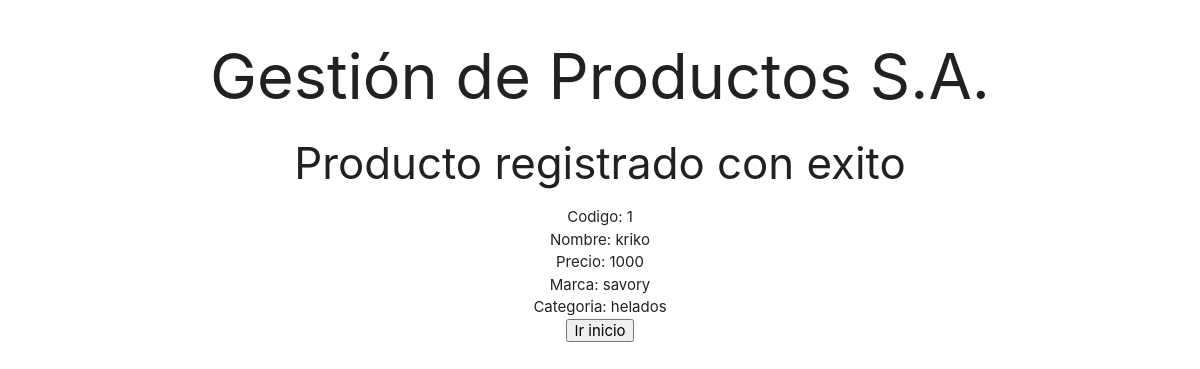
Screenshot of /productos/resultado/1/ with the database file from the repository.
### productos/models.py (models this page shows, shortened)
class Product(models.Model):
    code = models.AutoField(primary_key=True)
    name = models.CharField(max_length=100)
    price = models.IntegerField()
    brand = models.ForeignKey(Brand, null=True, on_delete=models.CASCADE)
    category = models.ForeignKey(Category, null=True, on_delete=models.CASCADE)
    characteristics = models.ManyToManyField(Characteristics, through="Data")

class Brand(models.Model):
    id_brand = models.AutoField(primary_key=True)
    name = models.CharField(max_length=100)
    def __str__(self):
        return self.name

class Category(models.Model):
    id_category = models.AutoField(primary_key=True)
    name = models.CharField(max_length=50, help_text="Obligatorio")
    def __str__(self):
        return self.name

### productos/views.py (the view)
# urls.py: path("resultado/<int:code>/", views.resultado, name="resultado"),
def resultado(request, code):
    producto = get_object_or_404(Product, code=code)
    return render(request, "resultado.html", {'producto': producto, "mensaje": "Producto registrado con exito"})

### productos/templates/resultado.html (shortened to what this page needs)
<!DOCTYPE html>
<html lang="en">
<head>
    {% load static %}
    <link rel="stylesheet" href="{% static 'styles.css' %}">
    <link rel="stylesheet" href="https://cdnjs.cloudflare.com/ajax/libs/materialize/1.0.0/css/materialize.min.css">
</head>
<body>
    <h1>Gestión de Productos S.A.</h1>
        {% if mensaje %}
            <h3>{{ mensaje }}</h3>
        {% endif %}
        <ul>
            <li>Codigo: {{ producto.code }}</li>
            <li>Nombre: {{ producto.name }}</li>
            <li>Precio: {{ producto.price }}</li>
            <li>Marca: {{ producto.brand }}</li>
            <li>Categoria: {{ producto.category }}</li>
        </ul>
    <button onclick="irIndex()">Ir inicio</button>
</body>
</html>

### productos/static/styles.css (style rules this page uses)
* { margin: 0; }
html { font-family: -apple-system, BlinkMacSystemFont, "Segoe UI", Roboto, Oxygen-Sans, Ubuntu, Cantarell, "Helvetica Neue", sans-serif; }
body { text-align: center; }
h1 { font-size: 4.2rem; margin: 2.8rem 0 1.68rem 0; font-weight: 400; }
h3 { font-weight: 400; }

### rows the page displays
Product: code "1", name "kriko", price "1000", brand "savory", category "helados"

### other values shown
{{ mensaje }} "Producto registrado con exito"
